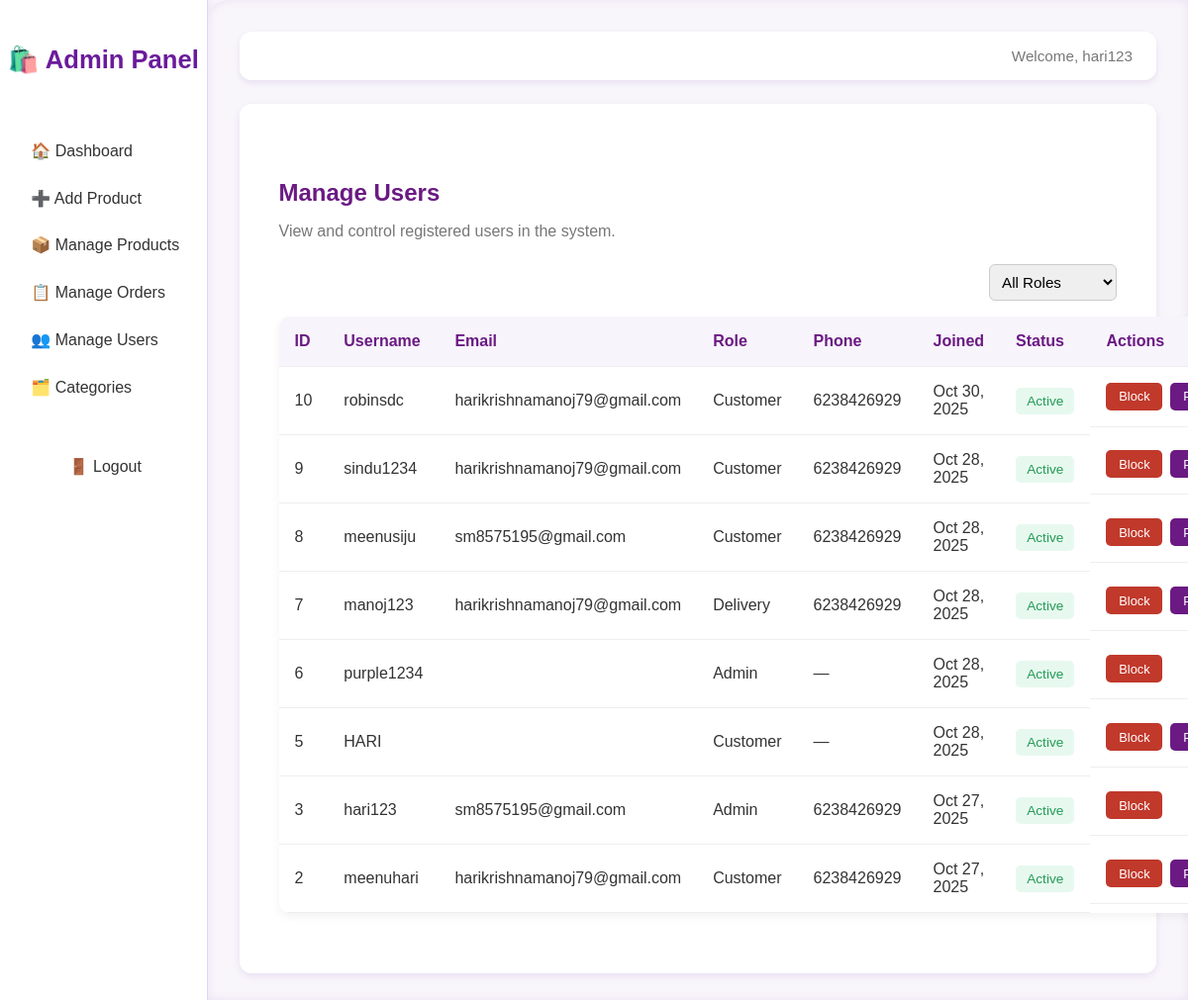
/admin-panel/users/ (signed in), run on the app's committed database.
### shop/models.py (models this page shows, shortened)
class User(AbstractUser):
    ROLE_CHOICES = (
        ('customer', 'Customer'),
        ('admin', 'Admin'),
        ('delivery', 'Delivery'),
    )
    role = models.CharField(max_length=20, choices=ROLE_CHOICES, default='customer')
    phone = models.CharField(max_length=15, blank=True, null=True)
    address = models.TextField(blank=True, null=True)

### shop/views.py (the view)
# urls.py: path('admin-panel/users/', views.manage_users, name='manage_users'),
@login_required(login_url='login')
def manage_users(request):
    if request.user.role != 'admin':
        return redirect('home')
    selected_role = request.GET.get('role', '')
    users = User.objects.all().order_by('-date_joined')
    if selected_role:
        users = users.filter(role=selected_role)
    context = {
        'users': users,
        'selected_role': selected_role,
    }
    return render(request, 'admin/manage_users.html', context)

### templates/admin/manage_users.html (shortened to what this page needs)
{% extends 'admin_base.html' %}
{% load static %}
{% block extra_css %}
<link rel="stylesheet" href="{% static 'css/admin_manage_users.css' %}">
{% endblock %}
{% block content %}
<div class="admin-container">
  <div class="page-header">
    <h1>Manage Users</h1>
    <p>View and control registered users in the system.</p>
  </div>
  <div class="filter-bar">
    <form method="get">
      <select name="role" onchange="this.form.submit()">
        <option value="">All Roles</option>
      </select>
    </form>
  </div>
  <div class="user-table">
    <table>
      <thead>
        <tr>
          <th>ID</th>
          <th>Username</th>
          <th>Email</th>
          <th>Role</th>
          <th>Phone</th>
          <th>Joined</th>
          <th>Status</th>
          <th>Actions</th>
        </tr>
      </thead>
      <tbody>
        {% for user in users %}
        <tr>
          <td>{{ user.id }}</td>
          <td>{{ user.username }}</td>
          <td>{{ user.email }}</td>
          <td>{{ user.role|title }}</td>
          <td>{{ user.phone|default:"—" }}</td>
          <td>{{ user.date_joined|date:"M d, Y" }}</td>
          <td>
            {% if user.is_active %}
              <span class="status active">Active</span>
            {% else %}
              <span class="status blocked">Blocked</span>
            {% endif %}
          </td>
          <td class="actions">
            {% if user.is_active %}
              <a href="{% url 'block_user' user.id %}" class="btn small danger">Block</a>
            {% else %}
              <a href="{% url 'unblock_user' user.id %}" class="btn small success">Unblock</a>
            {% endif %}
            {% if user.role != 'admin' %}
              <a href="{% url 'promote_user' user.id %}" class="btn small">Promote</a>
            {% endif %}
          </td>
        </tr>
        {% empty %}
        <tr><td colspan="8">No users found.</td></tr>
        {% endfor %}
      </tbody>
    </table>
  </div>
</div>
{% endblock %}

### templates/admin_base.html (shortened to what this page needs)
{% load static %}
<!DOCTYPE html>
<html lang="en">
<head>
    <link rel="stylesheet" href="{% static 'css/admin_base.css' %}">
    {% block extra_css %}
    {% endblock %}
</head>
<body>
<div class="admin-wrapper">
    <aside class="sidebar">
        <div class="logo">
            <h2>🛍️ Admin Panel</h2>
        </div>
        <nav>
            <ul>
                <li><a href="{% url 'admin_dashboard' %}" class="nav-link">🏠 Dashboard</a></li>
                <li><a href="{% url 'add_product' %}" class="nav-link">➕ Add Product</a></li>
                <li><a href="{% url 'manage_products' %}" class="nav-link">📦 Manage Products</a></li>
                <li><a href="{% url 'manage_orders' %}" class="nav-link">📋 Manage Orders</a></li>
                <li><a href="{% url 'manage_users' %}" class="nav-link">👥 Manage Users</a></li>
                <li><a href="{% url 'manage_categories' %}" class="nav-link">🗂️ Categories</a></li>
                <li><a href="{% url 'logout' %}" class="nav-link logout">🚪 Logout</a></li>
            </ul>
        </nav>
    </aside>
    <main class="main-content">
        <header class="admin-header">
            <p>Welcome, {{ user.username }}</p>
        </header>
        <section class="admin-content">
            {% block content %}{% endblock %}
        </section>
    </main>
</div>
</body>
</html>

### static/css/admin_base.css (style rules this page uses)
:root { --primary: #6a1b9a; --primary-light: #9c27b0; --background: #f8f6fb; --white: #ffffff; --text-dark: #333; --text-light: #777; --border: #e0d7f8; --shadow: rgba(106, 27, 154, 0.1); }
body { font-family: 'Poppins', sans-serif; margin: 0; background-color: var(--background); color: var(--text-dark); display: flex; height: 100vh; overflow: hidden; }
.admin-wrapper { display: flex; width: 100%; height: 100%; }
.sidebar { width: 250px; background: var(--white); color: var(--primary); display: flex; flex-direction: column; align-items: center; padding: 1.5rem 0; box-shadow: 2px 0 10px var(--shadow); border-right: 1px solid var(--border); }
.sidebar .logo { text-align: center; margin-bottom: 2rem; }
.sidebar .logo h2 { font-size: 1.6rem; font-weight: 600; color: var(--primary); }
.sidebar nav ul { list-style: none; padding: 0; width: 100%; margin: 0; }
.sidebar nav ul li { width: 100%; }
.sidebar nav ul li a { display: block; padding: 0.9rem 1.2rem; text-decoration: none; color: var(--text-dark); font-weight: 500; transition: 0.3s ease; border-left: 4px solid transparent; }
.sidebar .logout { margin-top: 2rem; text-align: center; }
.main-content { flex-grow: 1; background: var(--background); padding: 2rem; overflow-y: auto; border-top-left-radius: 20px; box-shadow: inset 0 0 10px var(--shadow); }
.admin-header { display: flex; justify-content: space-between; align-items: center; background: var(--white); padding: 1rem 1.5rem; border-radius: 12px; box-shadow: 0 3px 6px var(--shadow); margin-bottom: 1.5rem; }
.admin-header p { color: var(--text-light); font-size: 0.95rem; margin: 0; }
.admin-content { background: var(--white); padding: 1.5rem; border-radius: 12px; box-shadow: 0 3px 8px var(--shadow); min-height: calc(100vh - 180px); }
.btn { background-color: var(--primary); color: var(--white); border: none; border-radius: 8px; padding: 0.6rem 1.2rem; cursor: pointer; transition: 0.3s ease; font-weight: 500; }

### static/css/admin_manage_users.css (style rules this page uses)
.admin-container { max-width: 1200px; margin: 0 auto; padding: 2rem 1rem; font-family: 'Poppins', sans-serif; }
.page-header h1 { color: #6a1a82; margin-bottom: 0.5rem; }
.page-header p { color: #777; margin-bottom: 1.5rem; }
.filter-bar { display: flex; justify-content: flex-end; margin-bottom: 1rem; }
.filter-bar select { padding: 0.5rem; border-radius: 6px; border: 1px solid #ccc; font-size: 0.95rem; }
.user-table table { width: 100%; border-collapse: collapse; background: #fff; border-radius: 10px; overflow: hidden; box-shadow: 0 4px 10px rgba(0, 0, 0, 0.05); }
th, td { padding: 1rem; text-align: left; border-bottom: 1px solid #eee; }
th { background: #f8f4fb; color: #6a1a82; font-weight: 600; }
td { color: #333; }
.status { padding: 0.4rem 0.7rem; border-radius: 5px; font-size: 0.85rem; font-weight: 500; }
.status.active { background: #e7f9ef; color: #239a55; }
.btn.small { padding: 0.4rem 0.8rem; border-radius: 5px; font-size: 0.8rem; text-decoration: none; color: #fff; transition: 0.3s; }
.btn.small.danger { background: #c0392b; }
.btn.small { background: #6a1a82; }
.actions { display: flex; gap: 0.5rem; }

### data on the page
User: username "hari123", id "3", email "sm8575195@gmail.com", role "Admin", phone "6238426929", date_joined "Oct 27, 2025", is_active "Active"
User: id "10", username "robinsdc", email "harikrishnamanoj79@gmail.com", role "Customer", phone "6238426929", date_joined "Oct 30, 2025", is_active "Active"
User: id "9", username "sindu1234", email "harikrishnamanoj79@gmail.com", role "Customer", phone "6238426929", date_joined "Oct 28, 2025", is_active "Active"
User: id "8", username "meenusiju", email "sm8575195@gmail.com", role "Customer", phone "6238426929", date_joined "Oct 28, 2025", is_active "Active"
User: id "7", username "manoj123", email "harikrishnamanoj79@gmail.com", role "Delivery", phone "6238426929", date_joined "Oct 28, 2025", is_active "Active"
User: id "6", username "purple1234", role "Admin", phone "—", date_joined "Oct 28, 2025", is_active "Active"
User: id "5", username "HARI", role "Customer", phone "—", date_joined "Oct 28, 2025", is_active "Active"
User: id "2", username "meenuhari", email "harikrishnamanoj79@gmail.com", role "Customer", phone "6238426929", date_joined "Oct 27, 2025", is_active "Active"
